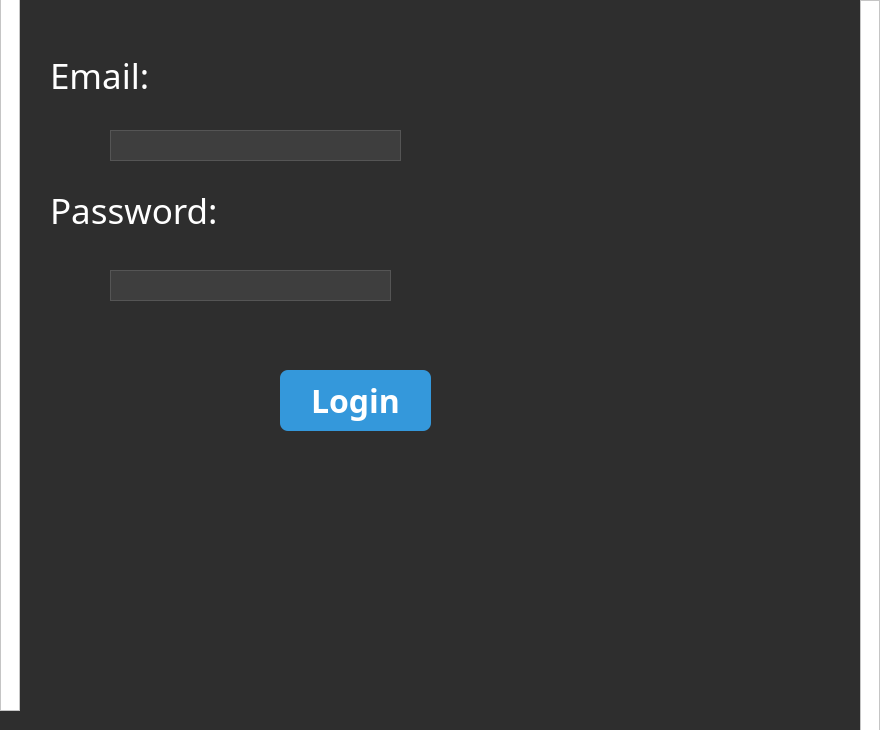
<?xml version="1.0" encoding="UTF-8"?>
<ui version="4.0">
 <class>LogInPage</class>
 <widget class="QDialog" name="LogInPage">
  <property name="geometry">
   <rect>
    <x>0</x>
    <y>0</y>
    <width>880</width>
    <height>730</height>
   </rect>
  </property>
  <property name="palette">
   <palette>
    <active>
     <colorrole role="WindowText">
      <brush brushstyle="SolidPattern">
       <color alpha="255">
        <red>255</red>
        <green>255</green>
        <blue>255</blue>
       </color>
      </brush>
     </colorrole>
     <colorrole role="Button">
      <brush brushstyle="SolidPattern">
       <color alpha="255">
        <red>46</red>
        <green>46</green>
        <blue>46</blue>
       </color>
      </brush>
     </colorrole>
     <colorrole role="Text">
      <brush brushstyle="SolidPattern">
       <color alpha="255">
        <red>255</red>
        <green>255</green>
        <blue>255</blue>
       </color>
      </brush>
     </colorrole>
     <colorrole role="ButtonText">
      <brush brushstyle="SolidPattern">
       <color alpha="255">
        <red>255</red>
        <green>255</green>
        <blue>255</blue>
       </color>
      </brush>
     </colorrole>
     <colorrole role="Base">
      <brush brushstyle="SolidPattern">
       <color alpha="255">
        <red>46</red>
        <green>46</green>
        <blue>46</blue>
       </color>
      </brush>
     </colorrole>
     <colorrole role="Window">
      <brush brushstyle="SolidPattern">
       <color alpha="255">
        <red>46</red>
        <green>46</green>
        <blue>46</blue>
       </color>
      </brush>
     </colorrole>
     <colorrole role="PlaceholderText">
      <brush brushstyle="SolidPattern">
       <color alpha="128">
        <red>255</red>
        <green>255</green>
        <blue>255</blue>
       </color>
      </brush>
     </colorrole>
    </active>
    <inactive>
     <colorrole role="WindowText">
      <brush brushstyle="SolidPattern">
       <color alpha="255">
        <red>255</red>
        <green>255</green>
        <blue>255</blue>
       </color>
      </brush>
     </colorrole>
     <colorrole role="Button">
      <brush brushstyle="SolidPattern">
       <color alpha="255">
        <red>46</red>
        <green>46</green>
        <blue>46</blue>
       </color>
      </brush>
     </colorrole>
     <colorrole role="Text">
      <brush brushstyle="SolidPattern">
       <color alpha="255">
        <red>255</red>
        <green>255</green>
        <blue>255</blue>
       </color>
      </brush>
     </colorrole>
     <colorrole role="ButtonText">
      <brush brushstyle="SolidPattern">
       <color alpha="255">
        <red>255</red>
        <green>255</green>
        <blue>255</blue>
       </color>
      </brush>
     </colorrole>
     <colorrole role="Base">
      <brush brushstyle="SolidPattern">
       <color alpha="255">
        <red>46</red>
        <green>46</green>
        <blue>46</blue>
       </color>
      </brush>
     </colorrole>
     <colorrole role="Window">
      <brush brushstyle="SolidPattern">
       <color alpha="255">
        <red>46</red>
        <green>46</green>
        <blue>46</blue>
       </color>
      </brush>
     </colorrole>
     <colorrole role="PlaceholderText">
      <brush brushstyle="SolidPattern">
       <color alpha="128">
        <red>255</red>
        <green>255</green>
        <blue>255</blue>
       </color>
      </brush>
     </colorrole>
    </inactive>
    <disabled>
     <colorrole role="WindowText">
      <brush brushstyle="SolidPattern">
       <color alpha="255">
        <red>255</red>
        <green>255</green>
        <blue>255</blue>
       </color>
      </brush>
     </colorrole>
     <colorrole role="Button">
      <brush brushstyle="SolidPattern">
       <color alpha="255">
        <red>46</red>
        <green>46</green>
        <blue>46</blue>
       </color>
      </brush>
     </colorrole>
     <colorrole role="Text">
      <brush brushstyle="SolidPattern">
       <color alpha="255">
        <red>255</red>
        <green>255</green>
        <blue>255</blue>
       </color>
      </brush>
     </colorrole>
     <colorrole role="ButtonText">
      <brush brushstyle="SolidPattern">
       <color alpha="255">
        <red>255</red>
        <green>255</green>
        <blue>255</blue>
       </color>
      </brush>
     </colorrole>
     <colorrole role="Base">
      <brush brushstyle="SolidPattern">
       <color alpha="255">
        <red>46</red>
        <green>46</green>
        <blue>46</blue>
       </color>
      </brush>
     </colorrole>
     <colorrole role="Window">
      <brush brushstyle="SolidPattern">
       <color alpha="255">
        <red>46</red>
        <green>46</green>
        <blue>46</blue>
       </color>
      </brush>
     </colorrole>
     <colorrole role="PlaceholderText">
      <brush brushstyle="SolidPattern">
       <color alpha="128">
        <red>255</red>
        <green>255</green>
        <blue>255</blue>
       </color>
      </brush>
     </colorrole>
    </disabled>
   </palette>
  </property>
  <property name="windowTitle">
   <string>Dialog</string>
  </property>
  <property name="styleSheet">
   <string notr="true">QWidget {
    background-color: #2E2E2E; /* Dark background */
    color: #FFFFFF; /* White text */
}

QPushButton {
    background-color: #3E3E3E; /* Darker button background */
    color: #FFFFFF; /* White button text */
}

QLineEdit {
    background-color: #3E3E3E; /* Dark background for input fields */
    color: #FFFFFF; /* White text */
    border: 1px solid #555555; /* Slight border */
}

QLabel {
    color: #FFFFFF; /* White text for labels */
}
</string>
  </property>
  <widget class="QLineEdit" name="lineEdit">
   <property name="geometry">
    <rect>
     <x>110</x>
     <y>130</y>
     <width>291</width>
     <height>31</height>
    </rect>
   </property>
  </widget>
  <widget class="QLineEdit" name="lineEdit_2">
   <property name="geometry">
    <rect>
     <x>110</x>
     <y>270</y>
     <width>281</width>
     <height>31</height>
    </rect>
   </property>
   <property name="echoMode">
    <enum>QLineEdit::EchoMode::Password</enum>
   </property>
  </widget>
  <widget class="QLabel" name="label">
   <property name="geometry">
    <rect>
     <x>50</x>
     <y>50</y>
     <width>151</width>
     <height>51</height>
    </rect>
   </property>
   <property name="palette">
    <palette>
     <active>
      <colorrole role="WindowText">
       <brush brushstyle="SolidPattern">
        <color alpha="255">
         <red>0</red>
         <green>0</green>
         <blue>127</blue>
        </color>
       </brush>
      </colorrole>
      <colorrole role="Button">
       <brush brushstyle="SolidPattern">
        <color alpha="255">
         <red>46</red>
         <green>46</green>
         <blue>46</blue>
        </color>
       </brush>
      </colorrole>
      <colorrole role="Text">
       <brush brushstyle="SolidPattern">
        <color alpha="255">
         <red>255</red>
         <green>255</green>
         <blue>255</blue>
        </color>
       </brush>
      </colorrole>
      <colorrole role="ButtonText">
       <brush brushstyle="SolidPattern">
        <color alpha="255">
         <red>255</red>
         <green>255</green>
         <blue>255</blue>
        </color>
       </brush>
      </colorrole>
      <colorrole role="Base">
       <brush brushstyle="SolidPattern">
        <color alpha="255">
         <red>46</red>
         <green>46</green>
         <blue>46</blue>
        </color>
       </brush>
      </colorrole>
      <colorrole role="Window">
       <brush brushstyle="SolidPattern">
        <color alpha="255">
         <red>46</red>
         <green>46</green>
         <blue>46</blue>
        </color>
       </brush>
      </colorrole>
      <colorrole role="PlaceholderText">
       <brush brushstyle="SolidPattern">
        <color alpha="128">
         <red>255</red>
         <green>255</green>
         <blue>255</blue>
        </color>
       </brush>
      </colorrole>
     </active>
     <inactive>
      <colorrole role="WindowText">
       <brush brushstyle="SolidPattern">
        <color alpha="255">
         <red>0</red>
         <green>0</green>
         <blue>127</blue>
        </color>
       </brush>
      </colorrole>
      <colorrole role="Button">
       <brush brushstyle="SolidPattern">
        <color alpha="255">
         <red>46</red>
         <green>46</green>
         <blue>46</blue>
        </color>
       </brush>
      </colorrole>
      <colorrole role="Text">
       <brush brushstyle="SolidPattern">
        <color alpha="255">
         <red>255</red>
         <green>255</green>
         <blue>255</blue>
        </color>
       </brush>
      </colorrole>
      <colorrole role="ButtonText">
       <brush brushstyle="SolidPattern">
        <color alpha="255">
         <red>255</red>
         <green>255</green>
         <blue>255</blue>
        </color>
       </brush>
      </colorrole>
      <colorrole role="Base">
       <brush brushstyle="SolidPattern">
        <color alpha="255">
         <red>46</red>
         <green>46</green>
         <blue>46</blue>
        </color>
       </brush>
      </colorrole>
      <colorrole role="Window">
       <brush brushstyle="SolidPattern">
        <color alpha="255">
         <red>46</red>
         <green>46</green>
         <blue>46</blue>
        </color>
       </brush>
      </colorrole>
      <colorrole role="PlaceholderText">
       <brush brushstyle="SolidPattern">
        <color alpha="128">
         <red>255</red>
         <green>255</green>
         <blue>255</blue>
        </color>
       </brush>
      </colorrole>
     </inactive>
     <disabled>
      <colorrole role="WindowText">
       <brush brushstyle="SolidPattern">
        <color alpha="255">
         <red>255</red>
         <green>255</green>
         <blue>255</blue>
        </color>
       </brush>
      </colorrole>
      <colorrole role="Button">
       <brush brushstyle="SolidPattern">
        <color alpha="255">
         <red>46</red>
         <green>46</green>
         <blue>46</blue>
        </color>
       </brush>
      </colorrole>
      <colorrole role="Text">
       <brush brushstyle="SolidPattern">
        <color alpha="255">
         <red>255</red>
         <green>255</green>
         <blue>255</blue>
        </color>
       </brush>
      </colorrole>
      <colorrole role="ButtonText">
       <brush brushstyle="SolidPattern">
        <color alpha="255">
         <red>255</red>
         <green>255</green>
         <blue>255</blue>
        </color>
       </brush>
      </colorrole>
      <colorrole role="Base">
       <brush brushstyle="SolidPattern">
        <color alpha="255">
         <red>46</red>
         <green>46</green>
         <blue>46</blue>
        </color>
       </brush>
      </colorrole>
      <colorrole role="Window">
       <brush brushstyle="SolidPattern">
        <color alpha="255">
         <red>46</red>
         <green>46</green>
         <blue>46</blue>
        </color>
       </brush>
      </colorrole>
      <colorrole role="PlaceholderText">
       <brush brushstyle="SolidPattern">
        <color alpha="128">
         <red>255</red>
         <green>255</green>
         <blue>255</blue>
        </color>
       </brush>
      </colorrole>
     </disabled>
    </palette>
   </property>
   <property name="font">
    <font>
     <family>Segoe Print</family>
     <pointsize>26</pointsize>
    </font>
   </property>
   <property name="text">
    <string>Email:</string>
   </property>
  </widget>
  <widget class="QLabel" name="label_2">
   <property name="geometry">
    <rect>
     <x>50</x>
     <y>190</y>
     <width>221</width>
     <height>41</height>
    </rect>
   </property>
   <property name="palette">
    <palette>
     <active>
      <colorrole role="WindowText">
       <brush brushstyle="SolidPattern">
        <color alpha="255">
         <red>0</red>
         <green>0</green>
         <blue>127</blue>
        </color>
       </brush>
      </colorrole>
      <colorrole role="Button">
       <brush brushstyle="SolidPattern">
        <color alpha="255">
         <red>46</red>
         <green>46</green>
         <blue>46</blue>
        </color>
       </brush>
      </colorrole>
      <colorrole role="Text">
       <brush brushstyle="SolidPattern">
        <color alpha="255">
         <red>255</red>
         <green>255</green>
         <blue>255</blue>
        </color>
       </brush>
      </colorrole>
      <colorrole role="ButtonText">
       <brush brushstyle="SolidPattern">
        <color alpha="255">
         <red>255</red>
         <green>255</green>
         <blue>255</blue>
        </color>
       </brush>
      </colorrole>
      <colorrole role="Base">
       <brush brushstyle="SolidPattern">
        <color alpha="255">
         <red>46</red>
         <green>46</green>
         <blue>46</blue>
        </color>
       </brush>
      </colorrole>
      <colorrole role="Window">
       <brush brushstyle="SolidPattern">
        <color alpha="255">
         <red>46</red>
         <green>46</green>
         <blue>46</blue>
        </color>
       </brush>
      </colorrole>
      <colorrole role="PlaceholderText">
       <brush brushstyle="SolidPattern">
        <color alpha="128">
         <red>255</red>
         <green>255</green>
         <blue>255</blue>
        </color>
       </brush>
      </colorrole>
     </active>
     <inactive>
      <colorrole role="WindowText">
       <brush brushstyle="SolidPattern">
        <color alpha="255">
         <red>0</red>
         <green>0</green>
         <blue>127</blue>
        </color>
       </brush>
      </colorrole>
      <colorrole role="Button">
       <brush brushstyle="SolidPattern">
        <color alpha="255">
         <red>46</red>
         <green>46</green>
         <blue>46</blue>
        </color>
       </brush>
      </colorrole>
      <colorrole role="Text">
       <brush brushstyle="SolidPattern">
        <color alpha="255">
         <red>255</red>
         <green>255</green>
         <blue>255</blue>
        </color>
       </brush>
      </colorrole>
      <colorrole role="ButtonText">
       <brush brushstyle="SolidPattern">
        <color alpha="255">
         <red>255</red>
         <green>255</green>
         <blue>255</blue>
        </color>
       </brush>
      </colorrole>
      <colorrole role="Base">
       <brush brushstyle="SolidPattern">
        <color alpha="255">
         <red>46</red>
         <green>46</green>
         <blue>46</blue>
        </color>
       </brush>
      </colorrole>
      <colorrole role="Window">
       <brush brushstyle="SolidPattern">
        <color alpha="255">
         <red>46</red>
         <green>46</green>
         <blue>46</blue>
        </color>
       </brush>
      </colorrole>
      <colorrole role="PlaceholderText">
       <brush brushstyle="SolidPattern">
        <color alpha="128">
         <red>255</red>
         <green>255</green>
         <blue>255</blue>
        </color>
       </brush>
      </colorrole>
     </inactive>
     <disabled>
      <colorrole role="WindowText">
       <brush brushstyle="SolidPattern">
        <color alpha="255">
         <red>255</red>
         <green>255</green>
         <blue>255</blue>
        </color>
       </brush>
      </colorrole>
      <colorrole role="Button">
       <brush brushstyle="SolidPattern">
        <color alpha="255">
         <red>46</red>
         <green>46</green>
         <blue>46</blue>
        </color>
       </brush>
      </colorrole>
      <colorrole role="Text">
       <brush brushstyle="SolidPattern">
        <color alpha="255">
         <red>255</red>
         <green>255</green>
         <blue>255</blue>
        </color>
       </brush>
      </colorrole>
      <colorrole role="ButtonText">
       <brush brushstyle="SolidPattern">
        <color alpha="255">
         <red>255</red>
         <green>255</green>
         <blue>255</blue>
        </color>
       </brush>
      </colorrole>
      <colorrole role="Base">
       <brush brushstyle="SolidPattern">
        <color alpha="255">
         <red>46</red>
         <green>46</green>
         <blue>46</blue>
        </color>
       </brush>
      </colorrole>
      <colorrole role="Window">
       <brush brushstyle="SolidPattern">
        <color alpha="255">
         <red>46</red>
         <green>46</green>
         <blue>46</blue>
        </color>
       </brush>
      </colorrole>
      <colorrole role="PlaceholderText">
       <brush brushstyle="SolidPattern">
        <color alpha="128">
         <red>255</red>
         <green>255</green>
         <blue>255</blue>
        </color>
       </brush>
      </colorrole>
     </disabled>
    </palette>
   </property>
   <property name="font">
    <font>
     <family>Segoe Print</family>
     <pointsize>26</pointsize>
    </font>
   </property>
   <property name="text">
    <string>Password:</string>
   </property>
  </widget>
  <widget class="QPushButton" name="pushButton">
   <property name="geometry">
    <rect>
     <x>280</x>
     <y>370</y>
     <width>151</width>
     <height>61</height>
    </rect>
   </property>
   <property name="palette">
    <palette>
     <active>
      <colorrole role="WindowText">
       <brush brushstyle="SolidPattern">
        <color alpha="255">
         <red>255</red>
         <green>255</green>
         <blue>255</blue>
        </color>
       </brush>
      </colorrole>
      <colorrole role="Button">
       <brush brushstyle="SolidPattern">
        <color alpha="255">
         <red>52</red>
         <green>152</green>
         <blue>219</blue>
        </color>
       </brush>
      </colorrole>
      <colorrole role="Text">
       <brush brushstyle="SolidPattern">
        <color alpha="255">
         <red>255</red>
         <green>255</green>
         <blue>255</blue>
        </color>
       </brush>
      </colorrole>
      <colorrole role="ButtonText">
       <brush brushstyle="SolidPattern">
        <color alpha="255">
         <red>0</red>
         <green>0</green>
         <blue>127</blue>
        </color>
       </brush>
      </colorrole>
      <colorrole role="Base">
       <brush brushstyle="SolidPattern">
        <color alpha="255">
         <red>52</red>
         <green>152</green>
         <blue>219</blue>
        </color>
       </brush>
      </colorrole>
      <colorrole role="Window">
       <brush brushstyle="SolidPattern">
        <color alpha="255">
         <red>52</red>
         <green>152</green>
         <blue>219</blue>
        </color>
       </brush>
      </colorrole>
      <colorrole role="PlaceholderText">
       <brush brushstyle="SolidPattern">
        <color alpha="128">
         <red>255</red>
         <green>255</green>
         <blue>255</blue>
        </color>
       </brush>
      </colorrole>
     </active>
     <inactive>
      <colorrole role="WindowText">
       <brush brushstyle="SolidPattern">
        <color alpha="255">
         <red>255</red>
         <green>255</green>
         <blue>255</blue>
        </color>
       </brush>
      </colorrole>
      <colorrole role="Button">
       <brush brushstyle="SolidPattern">
        <color alpha="255">
         <red>52</red>
         <green>152</green>
         <blue>219</blue>
        </color>
       </brush>
      </colorrole>
      <colorrole role="Text">
       <brush brushstyle="SolidPattern">
        <color alpha="255">
         <red>255</red>
         <green>255</green>
         <blue>255</blue>
        </color>
       </brush>
      </colorrole>
      <colorrole role="ButtonText">
       <brush brushstyle="SolidPattern">
        <color alpha="255">
         <red>0</red>
         <green>0</green>
         <blue>127</blue>
        </color>
       </brush>
      </colorrole>
      <colorrole role="Base">
       <brush brushstyle="SolidPattern">
        <color alpha="255">
         <red>52</red>
         <green>152</green>
         <blue>219</blue>
        </color>
       </brush>
      </colorrole>
      <colorrole role="Window">
       <brush brushstyle="SolidPattern">
        <color alpha="255">
         <red>52</red>
         <green>152</green>
         <blue>219</blue>
        </color>
       </brush>
      </colorrole>
      <colorrole role="PlaceholderText">
       <brush brushstyle="SolidPattern">
        <color alpha="128">
         <red>255</red>
         <green>255</green>
         <blue>255</blue>
        </color>
       </brush>
      </colorrole>
     </inactive>
     <disabled>
      <colorrole role="WindowText">
       <brush brushstyle="SolidPattern">
        <color alpha="255">
         <red>255</red>
         <green>255</green>
         <blue>255</blue>
        </color>
       </brush>
      </colorrole>
      <colorrole role="Button">
       <brush brushstyle="SolidPattern">
        <color alpha="255">
         <red>52</red>
         <green>152</green>
         <blue>219</blue>
        </color>
       </brush>
      </colorrole>
      <colorrole role="Text">
       <brush brushstyle="SolidPattern">
        <color alpha="255">
         <red>255</red>
         <green>255</green>
         <blue>255</blue>
        </color>
       </brush>
      </colorrole>
      <colorrole role="ButtonText">
       <brush brushstyle="SolidPattern">
        <color alpha="255">
         <red>255</red>
         <green>255</green>
         <blue>255</blue>
        </color>
       </brush>
      </colorrole>
      <colorrole role="Base">
       <brush brushstyle="SolidPattern">
        <color alpha="255">
         <red>52</red>
         <green>152</green>
         <blue>219</blue>
        </color>
       </brush>
      </colorrole>
      <colorrole role="Window">
       <brush brushstyle="SolidPattern">
        <color alpha="255">
         <red>52</red>
         <green>152</green>
         <blue>219</blue>
        </color>
       </brush>
      </colorrole>
      <colorrole role="PlaceholderText">
       <brush brushstyle="SolidPattern">
        <color alpha="128">
         <red>255</red>
         <green>255</green>
         <blue>255</blue>
        </color>
       </brush>
      </colorrole>
     </disabled>
    </palette>
   </property>
   <property name="font">
    <font>
     <family>Segoe Print</family>
     <pointsize>24</pointsize>
     <bold>true</bold>
    </font>
   </property>
   <property name="autoFillBackground">
    <bool>false</bool>
   </property>
   <property name="styleSheet">
    <string notr="true">QPushButton {
    background-color: #3498db;
    color: white;
    border-radius: 8px;
    padding: 6px 12px;
    border: none;
    box-shadow: 2px 2px 8px rgba(0, 0, 0, 0.3); /* Note: Qt doesn't support box-shadow! */
}

QPushButton:hover {
    background-color: #2980b9;
}
</string>
   </property>
   <property name="text">
    <string>Login</string>
   </property>
  </widget>
  <widget class="QFrame" name="frame">
   <property name="geometry">
    <rect>
     <x>860</x>
     <y>0</y>
     <width>20</width>
     <height>741</height>
    </rect>
   </property>
   <property name="palette">
    <palette>
     <active>
      <colorrole role="WindowText">
       <brush brushstyle="SolidPattern">
        <color alpha="255">
         <red>255</red>
         <green>255</green>
         <blue>255</blue>
        </color>
       </brush>
      </colorrole>
      <colorrole role="Button">
       <brush brushstyle="SolidPattern">
        <color alpha="255">
         <red>255</red>
         <green>255</green>
         <blue>255</blue>
        </color>
       </brush>
      </colorrole>
      <colorrole role="Text">
       <brush brushstyle="SolidPattern">
        <color alpha="255">
         <red>255</red>
         <green>255</green>
         <blue>255</blue>
        </color>
       </brush>
      </colorrole>
      <colorrole role="ButtonText">
       <brush brushstyle="SolidPattern">
        <color alpha="255">
         <red>255</red>
         <green>255</green>
         <blue>255</blue>
        </color>
       </brush>
      </colorrole>
      <colorrole role="Base">
       <brush brushstyle="SolidPattern">
        <color alpha="255">
         <red>255</red>
         <green>255</green>
         <blue>255</blue>
        </color>
       </brush>
      </colorrole>
      <colorrole role="Window">
       <brush brushstyle="SolidPattern">
        <color alpha="255">
         <red>255</red>
         <green>255</green>
         <blue>255</blue>
        </color>
       </brush>
      </colorrole>
      <colorrole role="PlaceholderText">
       <brush brushstyle="SolidPattern">
        <color alpha="128">
         <red>255</red>
         <green>255</green>
         <blue>255</blue>
        </color>
       </brush>
      </colorrole>
     </active>
     <inactive>
      <colorrole role="WindowText">
       <brush brushstyle="SolidPattern">
        <color alpha="255">
         <red>255</red>
         <green>255</green>
         <blue>255</blue>
        </color>
       </brush>
      </colorrole>
      <colorrole role="Button">
       <brush brushstyle="SolidPattern">
        <color alpha="255">
         <red>255</red>
         <green>255</green>
         <blue>255</blue>
        </color>
       </brush>
      </colorrole>
      <colorrole role="Text">
       <brush brushstyle="SolidPattern">
        <color alpha="255">
         <red>255</red>
         <green>255</green>
         <blue>255</blue>
        </color>
       </brush>
      </colorrole>
      <colorrole role="ButtonText">
       <brush brushstyle="SolidPattern">
        <color alpha="255">
         <red>255</red>
         <green>255</green>
         <blue>255</blue>
        </color>
       </brush>
      </colorrole>
      <colorrole role="Base">
       <brush brushstyle="SolidPattern">
        <color alpha="255">
         <red>255</red>
         <green>255</green>
         <blue>255</blue>
        </color>
       </brush>
      </colorrole>
      <colorrole role="Window">
       <brush brushstyle="SolidPattern">
        <color alpha="255">
         <red>255</red>
         <green>255</green>
         <blue>255</blue>
        </color>
       </brush>
      </colorrole>
      <colorrole role="PlaceholderText">
       <brush brushstyle="SolidPattern">
        <color alpha="128">
         <red>255</red>
         <green>255</green>
         <blue>255</blue>
        </color>
       </brush>
      </colorrole>
     </inactive>
     <disabled>
      <colorrole role="WindowText">
       <brush brushstyle="SolidPattern">
        <color alpha="255">
         <red>255</red>
         <green>255</green>
         <blue>255</blue>
        </color>
       </brush>
      </colorrole>
      <colorrole role="Button">
       <brush brushstyle="SolidPattern">
        <color alpha="255">
         <red>255</red>
         <green>255</green>
         <blue>255</blue>
        </color>
       </brush>
      </colorrole>
      <colorrole role="Text">
       <brush brushstyle="SolidPattern">
        <color alpha="255">
         <red>255</red>
         <green>255</green>
         <blue>255</blue>
        </color>
       </brush>
      </colorrole>
      <colorrole role="ButtonText">
       <brush brushstyle="SolidPattern">
        <color alpha="255">
         <red>255</red>
         <green>255</green>
         <blue>255</blue>
        </color>
       </brush>
      </colorrole>
      <colorrole role="Base">
       <brush brushstyle="SolidPattern">
        <color alpha="255">
         <red>255</red>
         <green>255</green>
         <blue>255</blue>
        </color>
       </brush>
      </colorrole>
      <colorrole role="Window">
       <brush brushstyle="SolidPattern">
        <color alpha="255">
         <red>255</red>
         <green>255</green>
         <blue>255</blue>
        </color>
       </brush>
      </colorrole>
      <colorrole role="PlaceholderText">
       <brush brushstyle="SolidPattern">
        <color alpha="128">
         <red>255</red>
         <green>255</green>
         <blue>255</blue>
        </color>
       </brush>
      </colorrole>
     </disabled>
    </palette>
   </property>
   <property name="autoFillBackground">
    <bool>true</bool>
   </property>
   <property name="styleSheet">
    <string notr="true">background-color: rgb(255, 255, 255);</string>
   </property>
   <property name="frameShape">
    <enum>QFrame::Shape::StyledPanel</enum>
   </property>
   <property name="frameShadow">
    <enum>QFrame::Shadow::Raised</enum>
   </property>
  </widget>
  <widget class="QFrame" name="frame_2">
   <property name="geometry">
    <rect>
     <x>0</x>
     <y>-30</y>
     <width>20</width>
     <height>741</height>
    </rect>
   </property>
   <property name="palette">
    <palette>
     <active>
      <colorrole role="WindowText">
       <brush brushstyle="SolidPattern">
        <color alpha="255">
         <red>255</red>
         <green>255</green>
         <blue>255</blue>
        </color>
       </brush>
      </colorrole>
      <colorrole role="Button">
       <brush brushstyle="SolidPattern">
        <color alpha="255">
         <red>255</red>
         <green>255</green>
         <blue>255</blue>
        </color>
       </brush>
      </colorrole>
      <colorrole role="Text">
       <brush brushstyle="SolidPattern">
        <color alpha="255">
         <red>255</red>
         <green>255</green>
         <blue>255</blue>
        </color>
       </brush>
      </colorrole>
      <colorrole role="ButtonText">
       <brush brushstyle="SolidPattern">
        <color alpha="255">
         <red>255</red>
         <green>255</green>
         <blue>255</blue>
        </color>
       </brush>
      </colorrole>
      <colorrole role="Base">
       <brush brushstyle="SolidPattern">
        <color alpha="255">
         <red>255</red>
         <green>255</green>
         <blue>255</blue>
        </color>
       </brush>
      </colorrole>
      <colorrole role="Window">
       <brush brushstyle="SolidPattern">
        <color alpha="255">
         <red>255</red>
         <green>255</green>
         <blue>255</blue>
        </color>
       </brush>
      </colorrole>
      <colorrole role="PlaceholderText">
       <brush brushstyle="SolidPattern">
        <color alpha="128">
         <red>255</red>
         <green>255</green>
         <blue>255</blue>
        </color>
       </brush>
      </colorrole>
     </active>
     <inactive>
      <colorrole role="WindowText">
       <brush brushstyle="SolidPattern">
        <color alpha="255">
         <red>255</red>
         <green>255</green>
         <blue>255</blue>
        </color>
       </brush>
      </colorrole>
      <colorrole role="Button">
       <brush brushstyle="SolidPattern">
        <color alpha="255">
         <red>255</red>
         <green>255</green>
         <blue>255</blue>
        </color>
       </brush>
      </colorrole>
      <colorrole role="Text">
       <brush brushstyle="SolidPattern">
        <color alpha="255">
         <red>255</red>
         <green>255</green>
         <blue>255</blue>
        </color>
       </brush>
      </colorrole>
      <colorrole role="ButtonText">
       <brush brushstyle="SolidPattern">
        <color alpha="255">
         <red>255</red>
         <green>255</green>
         <blue>255</blue>
        </color>
       </brush>
      </colorrole>
      <colorrole role="Base">
       <brush brushstyle="SolidPattern">
        <color alpha="255">
         <red>255</red>
         <green>255</green>
         <blue>255</blue>
        </color>
       </brush>
      </colorrole>
      <colorrole role="Window">
       <brush brushstyle="SolidPattern">
        <color alpha="255">
         <red>255</red>
         <green>255</green>
         <blue>255</blue>
        </color>
       </brush>
      </colorrole>
      <colorrole role="PlaceholderText">
       <brush brushstyle="SolidPattern">
        <color alpha="128">
         <red>255</red>
         <green>255</green>
         <blue>255</blue>
        </color>
       </brush>
      </colorrole>
     </inactive>
     <disabled>
      <colorrole role="WindowText">
       <brush brushstyle="SolidPattern">
        <color alpha="255">
         <red>255</red>
         <green>255</green>
         <blue>255</blue>
        </color>
       </brush>
      </colorrole>
      <colorrole role="Button">
       <brush brushstyle="SolidPattern">
        <color alpha="255">
         <red>255</red>
         <green>255</green>
         <blue>255</blue>
        </color>
       </brush>
      </colorrole>
      <colorrole role="Text">
       <brush brushstyle="SolidPattern">
        <color alpha="255">
         <red>255</red>
         <green>255</green>
         <blue>255</blue>
        </color>
       </brush>
      </colorrole>
      <colorrole role="ButtonText">
       <brush brushstyle="SolidPattern">
        <color alpha="255">
         <red>255</red>
         <green>255</green>
         <blue>255</blue>
        </color>
       </brush>
      </colorrole>
      <colorrole role="Base">
       <brush brushstyle="SolidPattern">
        <color alpha="255">
         <red>255</red>
         <green>255</green>
         <blue>255</blue>
        </color>
       </brush>
      </colorrole>
      <colorrole role="Window">
       <brush brushstyle="SolidPattern">
        <color alpha="255">
         <red>255</red>
         <green>255</green>
         <blue>255</blue>
        </color>
       </brush>
      </colorrole>
      <colorrole role="PlaceholderText">
       <brush brushstyle="SolidPattern">
        <color alpha="128">
         <red>255</red>
         <green>255</green>
         <blue>255</blue>
        </color>
       </brush>
      </colorrole>
     </disabled>
    </palette>
   </property>
   <property name="autoFillBackground">
    <bool>true</bool>
   </property>
   <property name="styleSheet">
    <string notr="true">background-color: rgb(255, 255, 255);</string>
   </property>
   <property name="frameShape">
    <enum>QFrame::Shape::StyledPanel</enum>
   </property>
   <property name="frameShadow">
    <enum>QFrame::Shadow::Raised</enum>
   </property>
  </widget>
 </widget>
 <resources/>
 <connections/>
</ui>
